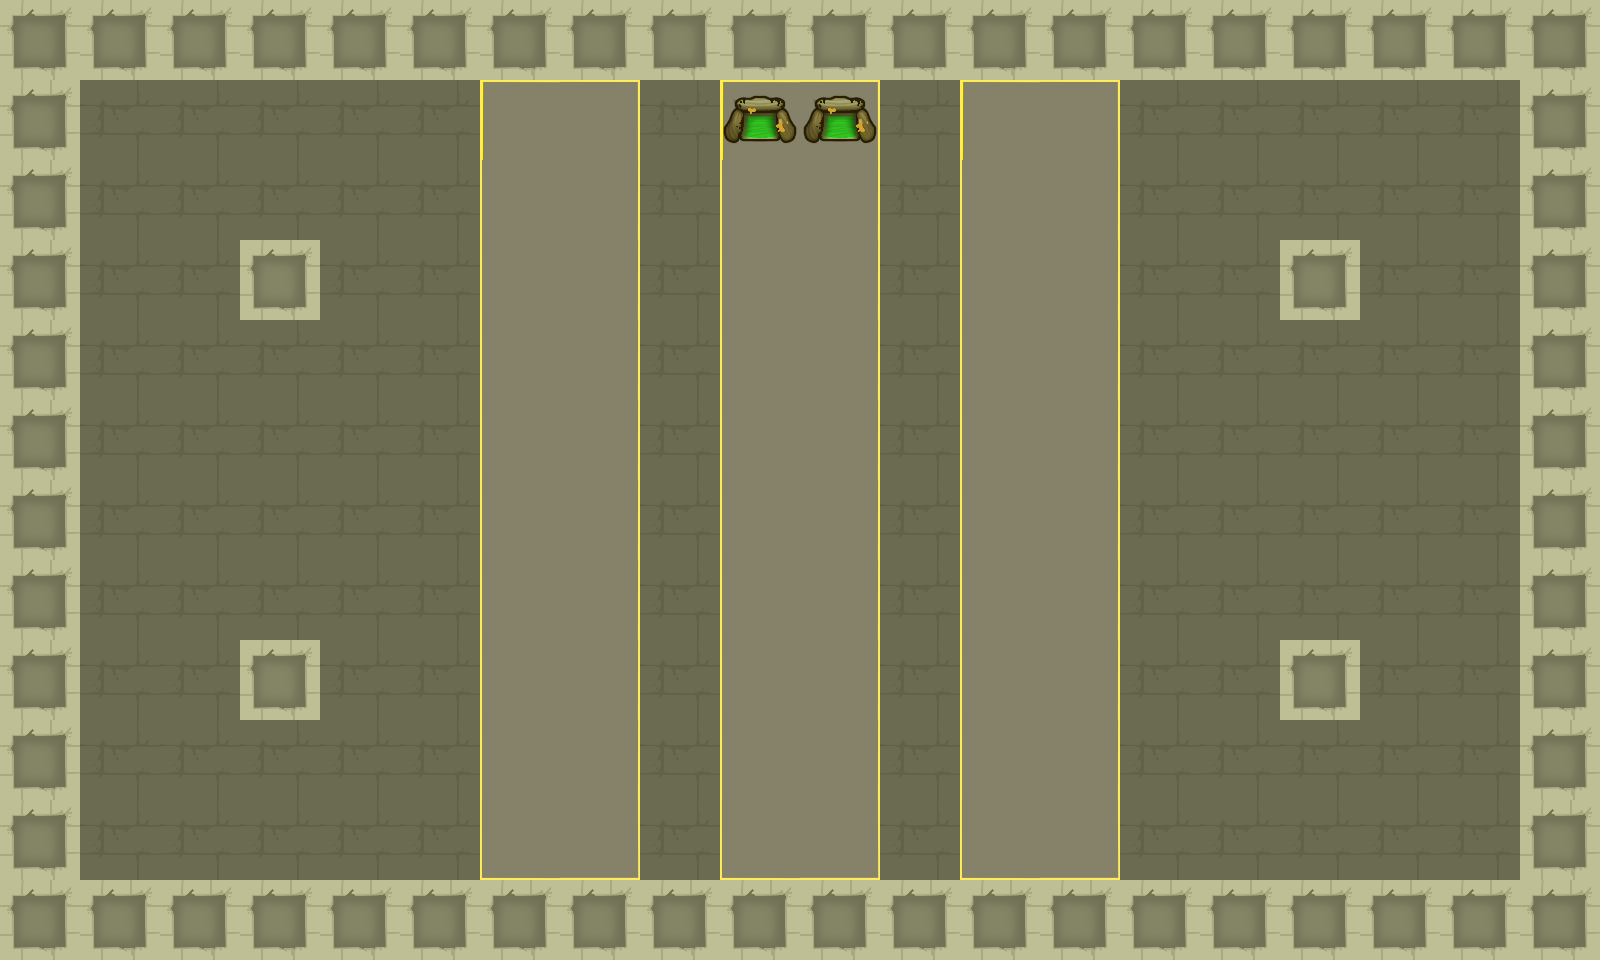

Below is a game level as drawn by its tile map, then a one-line description and the .tmx that defines it (tile-layer data replaced by summaries):
An orthogonal 20x12 tile map with 80x80 px tiles, 2 tile layers (Tile Layer 1, Objects).

<map version="1.2" tiledversion="1.2.3" orientation="orthogonal" renderorder="right-down" width="20" height="12" tilewidth="80" tileheight="80" infinite="0" nextlayerid="3" nextobjectid="1">
 <tileset firstgid="1" source="ts2.tsx" />
 <layer id="1" name="Tile Layer 1" width="20" height="12">
  <data>[240 cells, 240 non-empty, 7 distinct tile ids]</data>
 </layer>
 <layer id="2" name="Objects" width="20" height="12">
  <properties>
   <property name="blocked" value="true" />
  </properties>
  <data>[240 cells, 66 non-empty, 2 distinct tile ids]</data>
 </layer>
</map>
